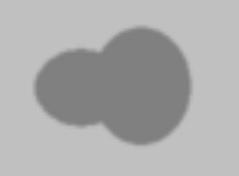
#> input picture images/cell.jpeg, 239 x 176 px
$ python CV404ActiveContour.py   (older library calls are emulated)
#> lines starting #> are read from the running program, lines starting #| are printed output that depends on the picture; long printed decimals are rounded
import numpy as np
import matplotlib.pyplot as plt
from skimage.color import rgb2gray
from skimage import io
from skimage.filters import gaussian
import cv2
from scipy.interpolate import RectBivariateSpline
from skimage.util import img_as_float
from skimage.filters import sobel
import cv2 as cv


def normalize(array, newMin, newMax):   #to normalize from 0 to 1
    minArr=np.min(array)
    maxArr=np.max(array)
    return ((array-minArr)/(maxArr-minArr))*(newMax-newMin)+newMin


def interpolation(x_list,y_list):
    new_x = []
    new_y = []
    lenth = len(x_list)   #length of contour
    print('contour lenghth : ',lenth)
    if lenth < 400:
        for i in range(1,lenth-1):
            new_x.append(x_list[i - 1])
            new_y.append(y_list[i - 1])
            inp_x = (x_list[i-1] + x_list[i]) //2
            inp_y = (y_list[i-1] + y_list[i]) //2

            new_x.append(inp_x)
            new_y.append(inp_y)
            #print(new_x,new_y)
    else:
        return x_list,y_list
    return new_x,new_y


def active_contour_model(imageName,x_list,y_list):
    img =io.imread(imageName,0)
    color_img = img
    gray_img = rgb2gray(img)
    init_contour = np.array([x_list, y_list]).T
    #print(init_contour)
    fig, ax = plt.subplots(figsize=(7, 7))
    ax.imshow(img)
    ax.plot(init_contour[:, 0], init_contour[:, 1], '-r', lw=3)
    ax.set_title('Initial contour')
    gaussian_img =gaussian(gray_img,2)
    #gaussian_img_norm=normaliz(gaussian_img, minVal=0, maxVal=1)
    snake = active_contour( gaussian_img,color_img,
                           init_contour, alpha=0.015, beta=10, gamma=0.001)


    fig, ax = plt.subplots(figsize=(7, 7))
    ax.imshow(img)
    ax.plot(snake[:, 0], snake[:, 1], '-b', lw=3)
    ax.set_xticks([]), ax.set_yticks([])
    ax.set_title('Final contour')
    ax.axis([0, img.shape[1], img.shape[0], 0])
    plt.show()
    return snake


def active_contour(image,color, snake, alpha=0.01, beta=0.1,
                   w_line=0, w_edge=1, gamma=0.01,
                   bc='periodic', max_px_move=1.0,
                   max_iterations=1000, convergence=0.25):

    max_iterations = int(max_iterations)
    if max_iterations <= 0:
        raise ValueError("max_iterations should be >0.")
    convergence_order = 10

    img = img_as_float(image)

    RGB = img.ndim == 3

    if w_edge != 0:
        if RGB:
            edge = [sobel(img[:, :, 0]), sobel(img[:, :, 1]),
                    sobel(img[:, :, 2])]

        else:
            edge = [sobel(img)]
            #plt.imshow(sobel(img), cmap=plt.get_cmap('gray'))
        for i in range(3 if RGB else 1):
            edge[i][0, :] = edge[i][1, :]
            edge[i][-1, :] = edge[i][-2, :]
            edge[i][:, 0] = edge[i][:, 1]
            edge[i][:, -1] = edge[i][:, -2]
    else:
        edge = [0]

#    img_norm= #normalize(edge,0,1)
#    edge=img_norm
    if RGB:
        img = w_line*np.sum(img, axis=2) \
            + w_edge*sum(edge)
    else:
        img = w_line*img + w_edge*edge[0]


    intp = RectBivariateSpline(np.arange(image.shape[1]), #img
                               np.arange(image.shape[0]),
                               img.T, kx=2, ky=2, s=0)


    x, y = snake[:, 0].astype(np.float), snake[:, 1].astype(np.float)
    xsave = np.empty((convergence_order, len(x)))
    ysave = np.empty((convergence_order, len(x)))


    n = len(x)

    a = np.roll(np.eye(n), -1, axis=0) + np.roll(np.eye(n), -1, axis=1) - 2*np.eye(n)
    b = np.roll(np.eye(n), -2, axis=0) + \
        np.roll(np.eye(n), -2, axis=1) - \
        4*np.roll(np.eye(n), -1, axis=0) - \
        4*np.roll(np.eye(n), -1, axis=1) + \
        6*np.eye(n)
    A = -alpha*a + beta*b
    #print(A.shape)
    #print((gamma*np.eye(n)).shape)
    inv = np.linalg.inv(A + gamma*np.eye(n))
#    fig, ax = plt.subplots(figsize=(7, 7))
#    ax.imshow(color)


    for i in range(max_iterations):

        fx = intp(x, y, dx=1, grid=False)
        fy = intp(x, y, dy=1, grid=False)

        xn = inv @ (gamma*x + fx)
        yn = inv @ (gamma*y + fy)


        dx = max_px_move*np.tanh(xn-x)
        dy = max_px_move*np.tanh(yn-y)

        x += dx
        y += dy

        j = i % (convergence_order+1)
        if j < convergence_order:
            xsave[j, :] = x
            ysave[j, :] = y
        else:
            dist = np.min(np.max(np.abs(xsave-x[None, :]) +  np.abs(ysave-y[None, :]), 1))
            if dist < convergence:
                break


        snake = np.array([x, y]).T
        """show iteration of running snake open the following : """
        """fig, ax = plt.subplots(figsize=(7, 7))
        ax.imshow(img, cmap=plt.get_cmap('gray'))
        #ax.plot(np.array([x, y]), '-b', lw=3)
        ax.plot(snake[:, 0], snake[:, 1], '-b', lw=3)
        ax.set_title('iteration : %s'%(i))
        ax.set_xticks([]), ax.set_yticks([])
        plt.show(block=False), plt.pause(0.001)
        del ax.lines[0]
    plt.close()
    """
    return np.array([x, y]).T
#____________________________________________chain_code____________________________________________________________

"""
we use a hash function. The difference in X(dx) and Y(dy) co-ordinates of two successive points are calculated and hashed to generate the key for the chain code between the two points.

Chain code list: [5, 6, 7, 4, 0, 3, 2, 1]

Hash function:  C(dx, dy) = 3dy + dx + 4
"""


codeList = [5, 6, 7, 4, 0, 3, 2, 1]


# This function generates the chaincode
# for transition between two neighbour points
def getChainCode(x1, y1, x2, y2):
    dx = x2 - x1
    dy = y2 - y1
    hashKey = 3 * dy + dx + 4

    if  int(hashKey) >7:
             hashKey=7
    elif int(hashKey) <0 :
             hashKey=0
    else:
            hashKey=hashKey
    #print(hashKey )
    return codeList[int(hashKey)]

#'''This function generates the list of
#chaincodes for given list of points'''
def generateChainCode(ListOfPoints):
    chainCode = []
    for i in range(len(ListOfPoints) - 1):
        a = ListOfPoints[i]
        b = ListOfPoints[i + 1]
        chainCode.append(getChainCode(a[0], a[1], b[0], b[1]))
    return chainCode

def DriverFunction(ListOfPoints):

    chainCode = generateChainCode(ListOfPoints)
    #print(chainCode)
    chainCodeString = "".join(str(e) for e in chainCode)
    print ('Chain code for the contour is', chainCodeString)

    return chainCode


def calc_area_preimeter(snake):

        area=0
        primeter=0
        for i in range(len(snake)-1):
            a =snake[i]
            b=snake[i + 1]
            #print(b)
            x,y=a[0],a[1]
            nex_x,nex_y=b[0],b[1]
            area += (x*nex_y-y*nex_x)/10
            primeter +=abs((x-nex_x)+(y-nex_y)*1j)/5
        area = area / 12
        return area,primeter


imageName = "./images/cell.jpeg"
r=100 #radius
c=[100,100] #center
theta=np.linspace(0, 2*np.pi, 200) # min, max, number of divisions
x=c[0]+r*np.cos(theta)
y=c[1]+r*np.sin(theta)
x_list = x
#print(x_list)
y_list = y
img = cv2.imread(imageName,0)
#> img is the input picture: shape (176, 239); min 125, max 194, mean 172.2
x_list,y_list=interpolation(x_list,y_list)
list_s=active_contour_model(imageName,x_list,y_list)
#> after the loop in active_contour, `for i in range(3 if RGB else 1):`: edge = 1 item
#> in active_contour, `img = w_line*img + w_edge*edge[0]`:
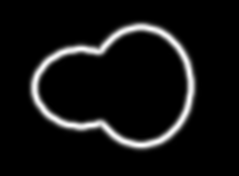
#> img: shape (176, 239) float64; min 0, max 0.0513, mean 0.00372; drawn with min black and max white
#> the loop in active_contour, `for i in range(max_iterations): ` made 132 passes
#> dist on passes 11, 22, 33, 44, 55, 66, 77, 88, 99: 1.95, 1.98, 1.97, 1.98, 1.98, 2, 1.99, 1.98, 1.98
#> after the loop in active_contour, `for i in range(max_iterations):`: x = 396 values, max 190.8 at index 390, min 34.83 at index 208, mean 113.2; y = 396 values, max 144.8 at index 70, min 26.62 at index 321, mean 89.93
#> in active_contour_model, `snake = active_contour( gaussian_img,color_img, init_contour, alpha=0...`: snake = 396 pairs, first value 34.83 to 190.8, second value 26.62 to 144.8
#> in active_contour_model, `plt.show()`:
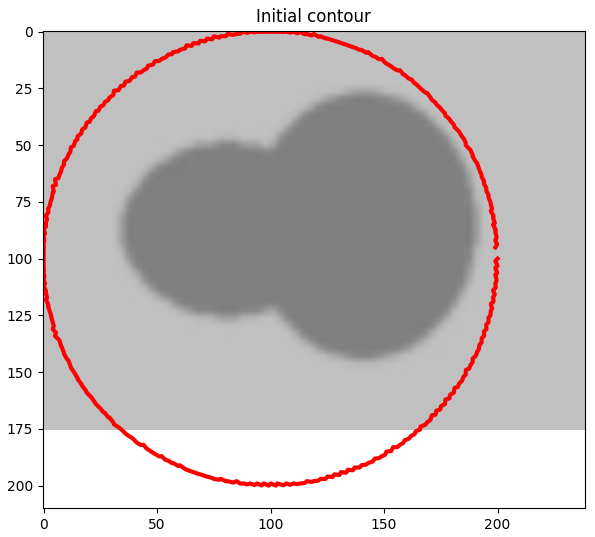
#> figure drawn by matplotlib, 1 panel
#> in active_contour_model, `plt.show()`:
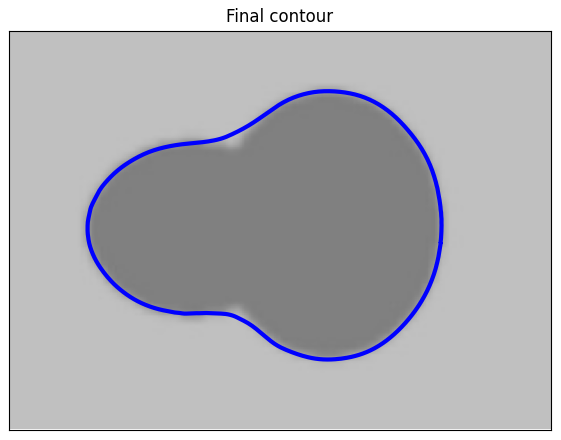
#> figure drawn by matplotlib, 1 panel
#> list_s has the same summary as snake in active_contour_model
chainCode=DriverFunction(list_s)
#> the loop in generateChainCode, `for i in range(len(ListOfPoints) - 1):` made 395 passes
#> (a, b, dx in getChainCode, dy in getChainCode) on passes 1 to 3: ([190.3, 94.12], [190.1, 95.48], -0.211, 1.36), ([190.1, 95.48], [189.9, 96.84], -0.165, 1.35), ([189.9, 96.84], [189.7, 98.18], -0.245, 1.35)
#> after the loop in generateChainCode, `for i in range(len(ListOfPoints) - 1):`: chainCode = 395 values, max 7 at index 72, min 0 at index 41, mean 3.96
#> (printed output is left out)
area,perimeter=calc_area_preimeter(list_s)
#> the loop in calc_area_preimeter, `for i in range(len(snake)-1):` made 395 passes
#> (x, y, nex_x, nex_y, area, primeter) on passes 1 to 3: (190.3, 94.12, 190.1, 95.48, 27.94, 0.276), (190.1, 95.48, 189.9, 96.84, 55.27, 0.549), (189.9, 96.84, 189.7, 98.18, 83.2, 0.822)
print("area of contour is :",area )
#| area of contour is : 215.322
print("perimeter of contour is :",perimeter)
#| perimeter of contour is : 86.400
